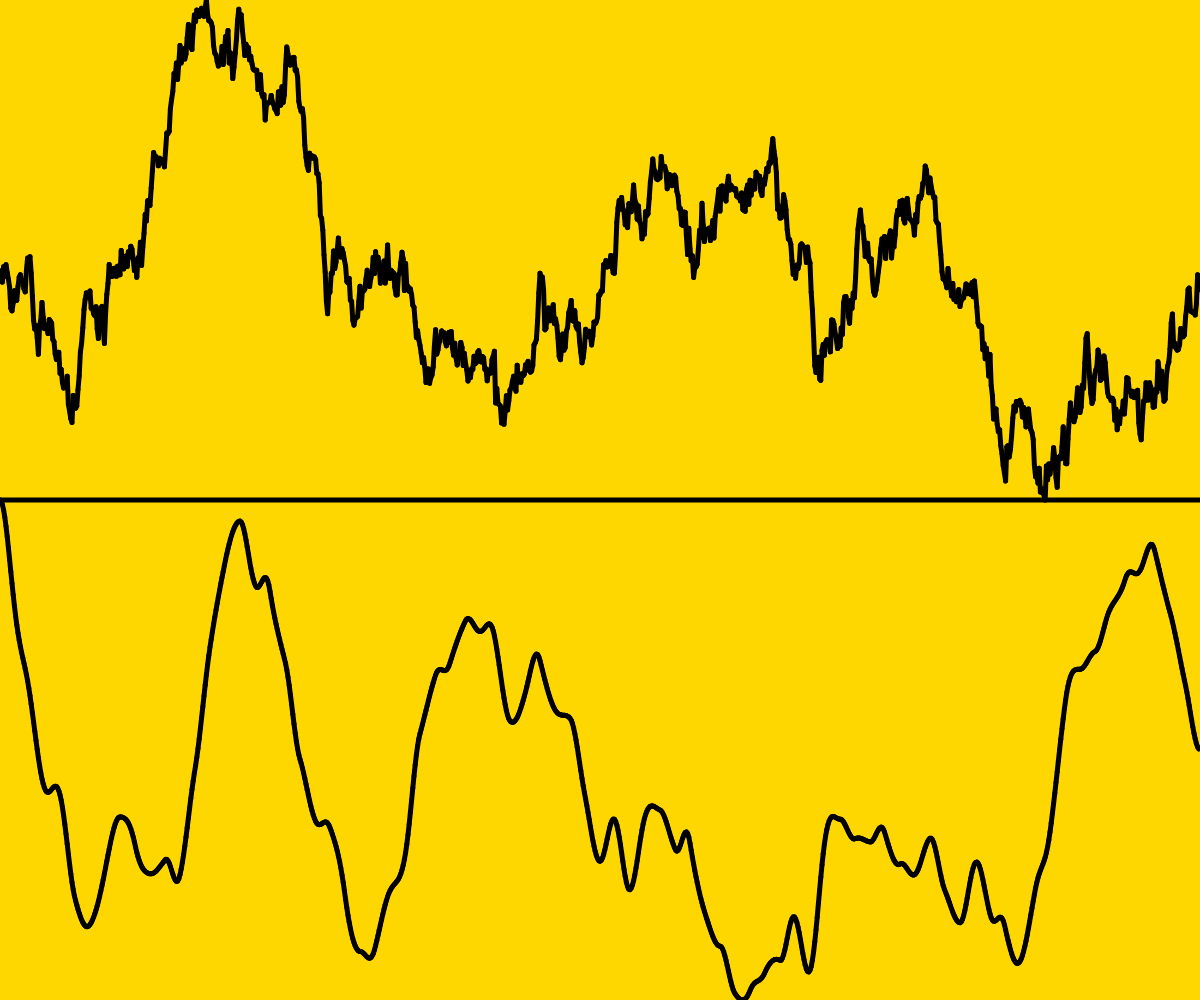
Frame 1 (no input)
Frame 60 (no input): identical to frame 1, image omitted
Frame 120 (the mouse pressed at the canvas centre since frame 60): identical to frame 1, image omitted

The p5.js sketch that drew this single still picture (run headless with seeded random() and noise() and a simulated clock; from frame 60 on, the mouse is pressed at the canvas centre):

// p5.js sketch
// ── sketch.js
let randomPerlins = [];
let randomNormals = [];
function setup() {
   // put setup code here
   createCanvas(windowWidth, windowHeight);
   var vn = 0;
   var t = 0;
   for (var i=0; i<1000; i++){
      randomNormals[i] = vn;
      vn = vn + randomGaussian(0,1);
   
      randomPerlins[i] = noise(t);//;
      t = t + 0.01;
   }
  }

function draw() {
   background(255,215,0)
   var w = windowWidth / randomNormals.length;
   strokeWeight(5);
   for (var i=0; i<randomNormals.length-1; i++){
      y1 = map(randomNormals[i], 
      min(randomNormals), 
      max(randomNormals), 
      0, 
      windowHeight/2 );
      y2 = map(randomNormals[i+1], 
      min(randomNormals), 
      max(randomNormals),
      0, 
      windowHeight/2 );
      line(i*w, 
      windowHeight/2 - y1, 
      (i+1)*w, 
      windowHeight/2 - y2);
      }
      
      line(0,
      windowHeight/2,
      windowWidth, 
      windowHeight/2);
      
   var w = windowWidth / randomPerlins.length;
   strokeWeight(5);
   for (var i=0; i<randomPerlins.length-1; i++){
      y1 = map(randomPerlins[i],
      min(randomPerlins), 
      max(randomPerlins), 
      0, 
      windowHeight/2 );
      y2 = map(randomPerlins[i+1],
      min(randomPerlins), 
      max(randomPerlins), 
      0, 
      windowHeight/2 );
      line(i*w, 
      windowHeight - y1, 
      (i+1)*w, 
      windowHeight - y2);
      }
}
